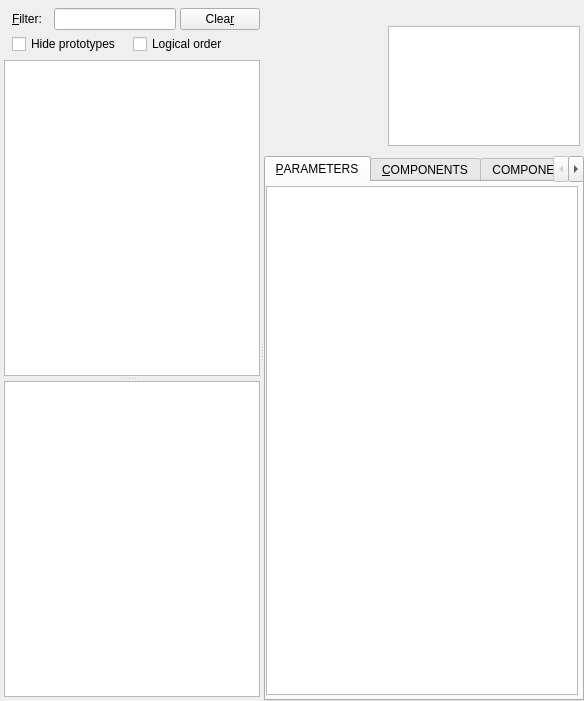
<?xml version="1.0" encoding="UTF-8"?>
<ui version="4.0">
 <class>ItemsView</class>
 <widget class="QWidget" name="ItemsView">
  <property name="geometry">
   <rect>
    <x>0</x>
    <y>0</y>
    <width>584</width>
    <height>701</height>
   </rect>
  </property>
  <layout class="QVBoxLayout" name="verticalLayout_2">
   <property name="margin">
    <number>0</number>
   </property>
   <item>
    <widget class="QSplitter" name="splitterInfo">
     <property name="orientation">
      <enum>Qt::Horizontal</enum>
     </property>
     <property name="childrenCollapsible">
      <bool>false</bool>
     </property>
     <widget class="QWidget" name="widgetBrowser" native="true">
      <layout class="QVBoxLayout" name="verticalLayout_4">
       <property name="spacing">
        <number>4</number>
       </property>
       <property name="leftMargin">
        <number>0</number>
       </property>
       <property name="topMargin">
        <number>8</number>
       </property>
       <property name="rightMargin">
        <number>0</number>
       </property>
       <property name="bottomMargin">
        <number>4</number>
       </property>
       <item>
        <layout class="QHBoxLayout" name="horizontalLayout_2">
         <property name="spacing">
          <number>4</number>
         </property>
         <property name="leftMargin">
          <number>12</number>
         </property>
         <property name="topMargin">
          <number>0</number>
         </property>
         <item>
          <widget class="QLabel" name="label">
           <property name="text">
            <string extracomment="market_searchfield">&amp;Filter:</string>
           </property>
           <property name="buddy">
            <cstring>textFilter</cstring>
           </property>
          </widget>
         </item>
         <item>
          <spacer name="horizontalSpacer_2">
           <property name="orientation">
            <enum>Qt::Horizontal</enum>
           </property>
           <property name="sizeType">
            <enum>QSizePolicy::Fixed</enum>
           </property>
           <property name="sizeHint" stdset="0">
            <size>
             <width>8</width>
             <height>20</height>
            </size>
           </property>
          </spacer>
         </item>
         <item>
          <widget class="QLineEdit" name="textFilter">
           <property name="focusPolicy">
            <enum>Qt::ClickFocus</enum>
           </property>
           <property name="role" stdset="0">
            <string notr="true">frame</string>
           </property>
          </widget>
         </item>
         <item>
          <widget class="QPushButton" name="buttonClearFilter">
           <property name="focusPolicy">
            <enum>Qt::NoFocus</enum>
           </property>
           <property name="text">
            <string>Clea&amp;r</string>
           </property>
           <property name="role" stdset="0">
            <string notr="true">dialog-button</string>
           </property>
          </widget>
         </item>
        </layout>
       </item>
       <item>
        <layout class="QHBoxLayout" name="horizontalLayout_3">
         <property name="spacing">
          <number>12</number>
         </property>
         <property name="leftMargin">
          <number>12</number>
         </property>
         <property name="rightMargin">
          <number>4</number>
         </property>
         <property name="bottomMargin">
          <number>2</number>
         </property>
         <item>
          <widget class="QCheckBox" name="checkHidePrototypes">
           <property name="text">
            <string>Hide prototypes</string>
           </property>
          </widget>
         </item>
         <item>
          <widget class="QCheckBox" name="checkLogicalOrder">
           <property name="text">
            <string>Logical order</string>
           </property>
          </widget>
         </item>
         <item>
          <spacer name="horizontalSpacer">
           <property name="orientation">
            <enum>Qt::Horizontal</enum>
           </property>
           <property name="sizeHint" stdset="0">
            <size>
             <width>0</width>
             <height>5</height>
            </size>
           </property>
          </spacer>
         </item>
        </layout>
       </item>
       <item>
        <widget class="QSplitter" name="splitterItems">
         <property name="orientation">
          <enum>Qt::Vertical</enum>
         </property>
         <property name="handleWidth">
          <number>5</number>
         </property>
         <property name="childrenCollapsible">
          <bool>false</bool>
         </property>
         <widget class="QWidget" name="horizontalLayoutWidget_2">
          <layout class="QHBoxLayout" name="horizontalLayout_6">
           <property name="leftMargin">
            <number>4</number>
           </property>
           <item>
            <widget class="QTreeView" name="treeGroups">
             <property name="contextMenuPolicy">
              <enum>Qt::ActionsContextMenu</enum>
             </property>
             <property name="textElideMode">
              <enum>Qt::ElideNone</enum>
             </property>
             <property name="uniformRowHeights">
              <bool>true</bool>
             </property>
             <property name="headerHidden">
              <bool>true</bool>
             </property>
             <property name="role" stdset="0">
              <string notr="true">tree</string>
             </property>
            </widget>
           </item>
          </layout>
         </widget>
         <widget class="QWidget" name="horizontalLayoutWidget">
          <layout class="QHBoxLayout" name="horizontalLayout_5">
           <property name="leftMargin">
            <number>4</number>
           </property>
           <item>
            <widget class="QListView" name="listItems">
             <property name="selectionMode">
              <enum>QAbstractItemView::ExtendedSelection</enum>
             </property>
             <property name="textElideMode">
              <enum>Qt::ElideNone</enum>
             </property>
             <property name="uniformItemSizes">
              <bool>true</bool>
             </property>
            </widget>
           </item>
          </layout>
         </widget>
        </widget>
       </item>
      </layout>
     </widget>
     <widget class="QStackedWidget" name="stackInfo">
      <property name="sizePolicy">
       <sizepolicy hsizetype="Preferred" vsizetype="Preferred">
        <horstretch>1</horstretch>
        <verstretch>0</verstretch>
       </sizepolicy>
      </property>
      <property name="currentIndex">
       <number>1</number>
      </property>
      <widget class="QWidget" name="pageNoItems">
       <layout class="QVBoxLayout" name="verticalLayout_10">
        <property name="margin">
         <number>10</number>
        </property>
        <item>
         <widget class="QLabel" name="labelNoItems">
          <property name="sizePolicy">
           <sizepolicy hsizetype="Preferred" vsizetype="Expanding">
            <horstretch>0</horstretch>
            <verstretch>0</verstretch>
           </sizepolicy>
          </property>
          <property name="text">
           <string extracomment="market_itemnotfound">No items found</string>
          </property>
          <property name="alignment">
           <set>Qt::AlignCenter</set>
          </property>
          <property name="wordWrap">
           <bool>true</bool>
          </property>
         </widget>
        </item>
       </layout>
      </widget>
      <widget class="QWidget" name="pageInfo">
       <layout class="QVBoxLayout" name="verticalLayout_3">
        <property name="spacing">
         <number>10</number>
        </property>
        <property name="margin">
         <number>0</number>
        </property>
        <item>
         <layout class="QVBoxLayout" name="verticalLayout">
          <property name="spacing">
           <number>4</number>
          </property>
          <property name="topMargin">
           <number>8</number>
          </property>
          <property name="rightMargin">
           <number>4</number>
          </property>
          <item>
           <widget class="QLabel" name="labelName">
            <property name="role" stdset="0">
             <string notr="true">header</string>
            </property>
           </widget>
          </item>
          <item>
           <layout class="QHBoxLayout" name="horizontalLayout">
            <property name="spacing">
             <number>4</number>
            </property>
            <item>
             <widget class="QLabel" name="labelIcon">
              <property name="sizePolicy">
               <sizepolicy hsizetype="Fixed" vsizetype="Fixed">
                <horstretch>0</horstretch>
                <verstretch>0</verstretch>
               </sizepolicy>
              </property>
              <property name="minimumSize">
               <size>
                <width>120</width>
                <height>120</height>
               </size>
              </property>
              <property name="maximumSize">
               <size>
                <width>120</width>
                <height>120</height>
               </size>
              </property>
              <property name="alignment">
               <set>Qt::AlignCenter</set>
              </property>
             </widget>
            </item>
            <item>
             <widget class="QTextBrowser" name="textDescription">
              <property name="sizePolicy">
               <sizepolicy hsizetype="Expanding" vsizetype="Fixed">
                <horstretch>0</horstretch>
                <verstretch>0</verstretch>
               </sizepolicy>
              </property>
              <property name="maximumSize">
               <size>
                <width>16777215</width>
                <height>120</height>
               </size>
              </property>
              <property name="openExternalLinks">
               <bool>true</bool>
              </property>
             </widget>
            </item>
           </layout>
          </item>
         </layout>
        </item>
        <item>
         <widget class="QWidget" name="tabParent" native="true">
          <property name="sizePolicy">
           <sizepolicy hsizetype="Preferred" vsizetype="Preferred">
            <horstretch>0</horstretch>
            <verstretch>1</verstretch>
           </sizepolicy>
          </property>
          <property name="role" stdset="0">
           <string notr="true">tab-parent</string>
          </property>
          <layout class="QVBoxLayout" name="verticalLayout_9">
           <property name="spacing">
            <number>0</number>
           </property>
           <property name="margin">
            <number>0</number>
           </property>
           <item>
            <widget class="QTabWidget" name="tabWidget">
             <property name="role" stdset="0">
              <string notr="true">tree</string>
             </property>
             <widget class="QWidget" name="tabParameters">
              <attribute name="title">
               <string extracomment="entityinfo_parameters">&amp;PARAMETERS</string>
              </attribute>
              <layout class="QVBoxLayout" name="verticalLayout_11">
               <property name="spacing">
                <number>0</number>
               </property>
               <property name="leftMargin">
                <number>0</number>
               </property>
               <property name="topMargin">
                <number>4</number>
               </property>
               <property name="rightMargin">
                <number>4</number>
               </property>
               <property name="bottomMargin">
                <number>4</number>
               </property>
               <item>
                <widget class="GridTreeView" name="treeParameters">
                 <property name="contextMenuPolicy">
                  <enum>Qt::CustomContextMenu</enum>
                 </property>
                 <property name="textElideMode">
                  <enum>Qt::ElideNone</enum>
                 </property>
                 <property name="verticalScrollMode">
                  <enum>QAbstractItemView::ScrollPerPixel</enum>
                 </property>
                 <property name="indentation">
                  <number>0</number>
                 </property>
                 <property name="rootIsDecorated">
                  <bool>false</bool>
                 </property>
                 <property name="uniformRowHeights">
                  <bool>true</bool>
                 </property>
                 <property name="itemsExpandable">
                  <bool>false</bool>
                 </property>
                 <property name="allColumnsShowFocus">
                  <bool>true</bool>
                 </property>
                 <attribute name="headerStretchLastSection">
                  <bool>false</bool>
                 </attribute>
                </widget>
               </item>
              </layout>
             </widget>
             <widget class="QWidget" name="tabComponents">
              <attribute name="title">
               <string extracomment="entityinfo_components">&amp;COMPONENTS</string>
              </attribute>
              <layout class="QVBoxLayout" name="verticalLayout_12">
               <property name="spacing">
                <number>0</number>
               </property>
               <property name="leftMargin">
                <number>0</number>
               </property>
               <property name="topMargin">
                <number>4</number>
               </property>
               <property name="rightMargin">
                <number>4</number>
               </property>
               <property name="bottomMargin">
                <number>4</number>
               </property>
               <item>
                <widget class="QWidget" name="widgetDecodingLevel" native="true">
                 <layout class="QHBoxLayout" name="horizontalLayout_4">
                  <property name="spacing">
                   <number>10</number>
                  </property>
                  <property name="leftMargin">
                   <number>0</number>
                  </property>
                  <property name="topMargin">
                   <number>0</number>
                  </property>
                  <property name="rightMargin">
                   <number>0</number>
                  </property>
                  <property name="bottomMargin">
                   <number>4</number>
                  </property>
                  <item>
                   <widget class="QLabel" name="label_2">
                    <property name="maximumSize">
                     <size>
                      <width>200</width>
                      <height>16777215</height>
                     </size>
                    </property>
                    <property name="text">
                     <string>Decoding level</string>
                    </property>
                    <property name="alignment">
                     <set>Qt::AlignRight|Qt::AlignTrailing|Qt::AlignVCenter</set>
                    </property>
                    <property name="role" stdset="0">
                     <string notr="true">header</string>
                    </property>
                   </widget>
                  </item>
                  <item>
                   <widget class="QFrame" name="frame">
                    <property name="frameShape">
                     <enum>QFrame::StyledPanel</enum>
                    </property>
                    <property name="frameShadow">
                     <enum>QFrame::Raised</enum>
                    </property>
                    <layout class="QHBoxLayout" name="horizontalLayout_7">
                     <property name="spacing">
                      <number>2</number>
                     </property>
                     <property name="leftMargin">
                      <number>3</number>
                     </property>
                     <property name="topMargin">
                      <number>3</number>
                     </property>
                     <property name="rightMargin">
                      <number>3</number>
                     </property>
                     <property name="bottomMargin">
                      <number>4</number>
                     </property>
                     <item>
                      <widget class="QLabel" name="label_4">
                       <property name="sizePolicy">
                        <sizepolicy hsizetype="Fixed" vsizetype="Fixed">
                         <horstretch>0</horstretch>
                         <verstretch>0</verstretch>
                        </sizepolicy>
                       </property>
                       <property name="pixmap">
                        <pixmap resource="../res/resources.qrc">:/decoder.png</pixmap>
                       </property>
                      </widget>
                     </item>
                     <item>
                      <widget class="QLabel" name="labelDecoderLevel"/>
                     </item>
                    </layout>
                   </widget>
                  </item>
                 </layout>
                </widget>
               </item>
               <item>
                <widget class="GridTreeView" name="treeComponents">
                 <property name="contextMenuPolicy">
                  <enum>Qt::CustomContextMenu</enum>
                 </property>
                 <property name="textElideMode">
                  <enum>Qt::ElideNone</enum>
                 </property>
                 <property name="verticalScrollMode">
                  <enum>QAbstractItemView::ScrollPerPixel</enum>
                 </property>
                 <property name="rootIsDecorated">
                  <bool>false</bool>
                 </property>
                 <property name="uniformRowHeights">
                  <bool>true</bool>
                 </property>
                 <property name="itemsExpandable">
                  <bool>false</bool>
                 </property>
                 <property name="sortingEnabled">
                  <bool>true</bool>
                 </property>
                 <property name="allColumnsShowFocus">
                  <bool>true</bool>
                 </property>
                 <property name="sortSequence" stdset="0">
                  <number>2</number>
                 </property>
                 <attribute name="headerStretchLastSection">
                  <bool>false</bool>
                 </attribute>
                </widget>
               </item>
              </layout>
             </widget>
             <widget class="QWidget" name="tabComponentUse">
              <attribute name="title">
               <string>COMPONENT &amp;IN</string>
              </attribute>
              <layout class="QVBoxLayout" name="verticalLayout_5">
               <property name="spacing">
                <number>0</number>
               </property>
               <property name="leftMargin">
                <number>0</number>
               </property>
               <property name="topMargin">
                <number>4</number>
               </property>
               <property name="rightMargin">
                <number>4</number>
               </property>
               <property name="bottomMargin">
                <number>4</number>
               </property>
               <item>
                <widget class="GridTreeView" name="treeComponentUse">
                 <property name="verticalScrollMode">
                  <enum>QAbstractItemView::ScrollPerPixel</enum>
                 </property>
                 <property name="rootIsDecorated">
                  <bool>false</bool>
                 </property>
                 <property name="uniformRowHeights">
                  <bool>true</bool>
                 </property>
                 <property name="itemsExpandable">
                  <bool>false</bool>
                 </property>
                 <property name="sortingEnabled">
                  <bool>true</bool>
                 </property>
                 <property name="allColumnsShowFocus">
                  <bool>true</bool>
                 </property>
                 <property name="sortSequence" stdset="0">
                  <number>2</number>
                 </property>
                 <attribute name="headerStretchLastSection">
                  <bool>false</bool>
                 </attribute>
                </widget>
               </item>
              </layout>
             </widget>
             <widget class="QWidget" name="tabRequirements">
              <attribute name="title">
               <string extracomment="entityinfo_extensions">E&amp;XTENSIONS</string>
              </attribute>
              <layout class="QVBoxLayout" name="verticalLayout_13">
               <property name="spacing">
                <number>0</number>
               </property>
               <property name="leftMargin">
                <number>0</number>
               </property>
               <property name="topMargin">
                <number>4</number>
               </property>
               <property name="rightMargin">
                <number>4</number>
               </property>
               <property name="bottomMargin">
                <number>4</number>
               </property>
               <item>
                <widget class="QTreeView" name="treeRequirements">
                 <property name="verticalScrollMode">
                  <enum>QAbstractItemView::ScrollPerPixel</enum>
                 </property>
                 <property name="uniformRowHeights">
                  <bool>true</bool>
                 </property>
                 <property name="allColumnsShowFocus">
                  <bool>true</bool>
                 </property>
                 <property name="role" stdset="0">
                  <string notr="true">tree</string>
                 </property>
                 <attribute name="headerVisible">
                  <bool>false</bool>
                 </attribute>
                </widget>
               </item>
              </layout>
             </widget>
             <widget class="QWidget" name="tabBonuses">
              <attribute name="title">
               <string extracomment="entityinfo_bonuses">&amp;BONUSES</string>
              </attribute>
              <layout class="QVBoxLayout" name="verticalLayout_14">
               <property name="spacing">
                <number>0</number>
               </property>
               <property name="leftMargin">
                <number>0</number>
               </property>
               <property name="topMargin">
                <number>4</number>
               </property>
               <property name="rightMargin">
                <number>4</number>
               </property>
               <property name="bottomMargin">
                <number>4</number>
               </property>
               <item>
                <widget class="GridTreeView" name="treeBonuses">
                 <property name="contextMenuPolicy">
                  <enum>Qt::CustomContextMenu</enum>
                 </property>
                 <property name="verticalScrollMode">
                  <enum>QAbstractItemView::ScrollPerPixel</enum>
                 </property>
                 <property name="rootIsDecorated">
                  <bool>false</bool>
                 </property>
                 <property name="uniformRowHeights">
                  <bool>true</bool>
                 </property>
                 <property name="itemsExpandable">
                  <bool>false</bool>
                 </property>
                 <property name="sortingEnabled">
                  <bool>true</bool>
                 </property>
                 <property name="allColumnsShowFocus">
                  <bool>true</bool>
                 </property>
                 <property name="sortSequence" stdset="0">
                  <number>2</number>
                 </property>
                </widget>
               </item>
              </layout>
             </widget>
            </widget>
           </item>
          </layout>
         </widget>
        </item>
       </layout>
      </widget>
     </widget>
    </widget>
   </item>
  </layout>
  <action name="actionGroupsExpandAll">
   <property name="text">
    <string>Expand All</string>
   </property>
   <property name="shortcut">
    <string>X</string>
   </property>
  </action>
  <action name="actionGroupsCollapseAll">
   <property name="text">
    <string>Collapse All</string>
   </property>
   <property name="shortcut">
    <string>Ctrl+X</string>
   </property>
  </action>
  <action name="actionSortRow">
   <property name="text">
    <string>Sort Row</string>
   </property>
  </action>
  <action name="actionSortColumn">
   <property name="text">
    <string>Sort Column</string>
   </property>
  </action>
  <action name="actionCopyToClipboard">
   <property name="text">
    <string>Copy To Clipboard</string>
   </property>
   <property name="shortcut">
    <string>Ctrl+C</string>
   </property>
  </action>
  <action name="actionSetReference">
   <property name="text">
    <string>Set Reference</string>
   </property>
  </action>
  <action name="actionInformation">
   <property name="text">
    <string>&amp;Information</string>
   </property>
   <property name="shortcut">
    <string>I</string>
   </property>
  </action>
 </widget>
 <customwidgets>
  <customwidget>
   <class>GridTreeView</class>
   <extends>QTreeView</extends>
   <header>gridtreeview.h</header>
  </customwidget>
 </customwidgets>
 <resources>
  <include location="../res/resources.qrc"/>
 </resources>
 <connections>
  <connection>
   <sender>buttonClearFilter</sender>
   <signal>clicked()</signal>
   <receiver>textFilter</receiver>
   <slot>clear()</slot>
   <hints>
    <hint type="sourcelabel">
     <x>222</x>
     <y>21</y>
    </hint>
    <hint type="destinationlabel">
     <x>156</x>
     <y>21</y>
    </hint>
   </hints>
  </connection>
  <connection>
   <sender>actionGroupsCollapseAll</sender>
   <signal>triggered()</signal>
   <receiver>treeGroups</receiver>
   <slot>collapseAll()</slot>
   <hints>
    <hint type="sourcelabel">
     <x>-1</x>
     <y>-1</y>
    </hint>
    <hint type="destinationlabel">
     <x>127</x>
     <y>183</y>
    </hint>
   </hints>
  </connection>
  <connection>
   <sender>actionGroupsExpandAll</sender>
   <signal>triggered()</signal>
   <receiver>treeGroups</receiver>
   <slot>expandAll()</slot>
   <hints>
    <hint type="sourcelabel">
     <x>-1</x>
     <y>-1</y>
    </hint>
    <hint type="destinationlabel">
     <x>127</x>
     <y>183</y>
    </hint>
   </hints>
  </connection>
 </connections>
</ui>
